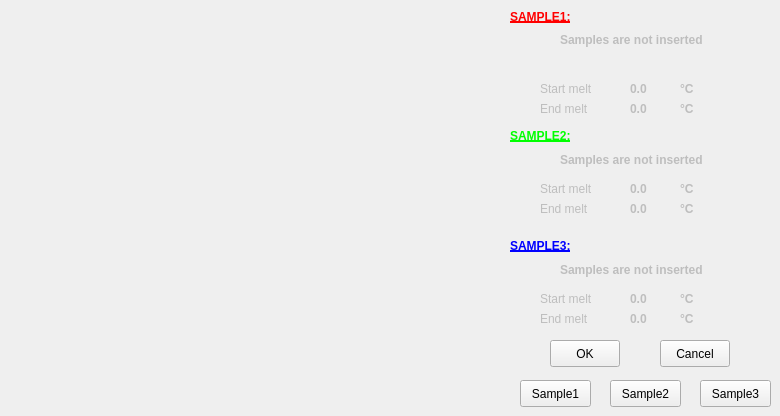
    <widget class="QWidget" name="tab_12">
     <attribute name="title">
      <string>Graph</string>
     </attribute>
     <widget class="QCustomPlot" name="customPlot" native="true">
      <property name="geometry">
       <rect>
        <x>10</x>
        <y>10</y>
        <width>481</width>
        <height>391</height>
       </rect>
      </property>
     </widget>
     <widget class="QLabel" name="sample1_label2">
      <property name="enabled">
       <bool>false</bool>
      </property>
      <property name="geometry">
       <rect>
        <x>630</x>
        <y>80</y>
        <width>41</width>
        <height>17</height>
       </rect>
      </property>
      <property name="font">
       <font>
        <weight>75</weight>
        <bold>true</bold>
       </font>
      </property>
      <property name="layoutDirection">
       <enum>Qt::LeftToRight</enum>
      </property>
      <property name="text">
       <string>0.0</string>
      </property>
     </widget>
     <widget class="QLabel" name="sample1_label5">
      <property name="enabled">
       <bool>false</bool>
      </property>
      <property name="geometry">
       <rect>
        <x>630</x>
        <y>100</y>
        <width>41</width>
        <height>17</height>
       </rect>
      </property>
      <property name="font">
       <font>
        <weight>75</weight>
        <bold>true</bold>
       </font>
      </property>
      <property name="text">
       <string>0.0</string>
      </property>
     </widget>
     <widget class="QLabel" name="sample3_label2">
      <property name="enabled">
       <bool>false</bool>
      </property>
      <property name="geometry">
       <rect>
        <x>630</x>
        <y>290</y>
        <width>41</width>
        <height>17</height>
       </rect>
      </property>
      <property name="font">
       <font>
        <weight>75</weight>
        <bold>true</bold>
       </font>
      </property>
      <property name="text">
       <string>0.0</string>
      </property>
     </widget>
     <widget class="QLabel" name="sample3_label5">
      <property name="enabled">
       <bool>false</bool>
      </property>
      <property name="geometry">
       <rect>
        <x>630</x>
        <y>310</y>
        <width>41</width>
        <height>17</height>
       </rect>
      </property>
      <property name="font">
       <font>
        <weight>75</weight>
        <bold>true</bold>
       </font>
      </property>
      <property name="text">
       <string>0.0</string>
      </property>
     </widget>
     <widget class="QLabel" name="label_38">
      <property name="enabled">
       <bool>false</bool>
      </property>
      <property name="geometry">
       <rect>
        <x>510</x>
        <y>6</y>
        <width>91</width>
        <height>21</height>
       </rect>
      </property>
      <property name="font">
       <font>
        <weight>75</weight>
        <bold>true</bold>
        <underline>true</underline>
       </font>
      </property>
      <property name="autoFillBackground">
       <bool>false</bool>
      </property>
      <property name="styleSheet">
       <string notr="true">color: rgb(255, 0, 0);</string>
      </property>
      <property name="text">
       <string>SAMPLE1:</string>
      </property>
     </widget>
     <widget class="QLabel" name="label_40">
      <property name="enabled">
       <bool>false</bool>
      </property>
      <property name="geometry">
       <rect>
        <x>510</x>
        <y>120</y>
        <width>91</width>
        <height>31</height>
       </rect>
      </property>
      <property name="font">
       <font>
        <weight>75</weight>
        <bold>true</bold>
        <underline>true</underline>
       </font>
      </property>
      <property name="autoFillBackground">
       <bool>false</bool>
      </property>
      <property name="styleSheet">
       <string notr="true">color: rgb(0, 255, 0);</string>
      </property>
      <property name="text">
       <string>SAMPLE2:</string>
      </property>
     </widget>
     <widget class="QLabel" name="label_41">
      <property name="enabled">
       <bool>false</bool>
      </property>
      <property name="geometry">
       <rect>
        <x>510</x>
        <y>230</y>
        <width>91</width>
        <height>31</height>
       </rect>
      </property>
      <property name="font">
       <font>
        <weight>75</weight>
        <bold>true</bold>
        <underline>true</underline>
       </font>
      </property>
      <property name="autoFillBackground">
       <bool>false</bool>
      </property>
      <property name="styleSheet">
       <string notr="true">color: rgb(0, 0, 255);</string>
      </property>
      <property name="text">
       <string>SAMPLE3:</string>
      </property>
     </widget>
     <widget class="QLabel" name="sample3_label1">
      <property name="enabled">
       <bool>false</bool>
      </property>
      <property name="geometry">
       <rect>
        <x>540</x>
        <y>290</y>
        <width>66</width>
        <height>17</height>
       </rect>
      </property>
      <property name="text">
       <string>Start melt</string>
      </property>
     </widget>
     <widget class="QLabel" name="sample3_label4">
      <property name="enabled">
       <bool>false</bool>
      </property>
      <property name="geometry">
       <rect>
        <x>540</x>
        <y>310</y>
        <width>66</width>
        <height>17</height>
       </rect>
      </property>
      <property name="text">
       <string>End melt</string>
      </property>
     </widget>
     <widget class="QLabel" name="sample1_label1">
      <property name="enabled">
       <bool>false</bool>
      </property>
      <property name="geometry">
       <rect>
        <x>540</x>
        <y>80</y>
        <width>71</width>
        <height>17</height>
       </rect>
      </property>
      <property name="text">
       <string>Start melt</string>
      </property>
     </widget>
     <widget class="QLabel" name="sample1_label4">
      <property name="enabled">
       <bool>false</bool>
      </property>
      <property name="geometry">
       <rect>
        <x>540</x>
        <y>100</y>
        <width>66</width>
        <height>17</height>
       </rect>
      </property>
      <property name="text">
       <string>End melt</string>
      </property>
     </widget>
     <widget class="QLabel" name="sample2_label1">
      <property name="enabled">
       <bool>false</bool>
      </property>
      <property name="geometry">
       <rect>
        <x>540</x>
        <y>180</y>
        <width>66</width>
        <height>17</height>
       </rect>
      </property>
      <property name="text">
       <string>Start melt</string>
      </property>
     </widget>
     <widget class="QLabel" name="sample2_label5">
      <property name="enabled">
       <bool>false</bool>
      </property>
      <property name="geometry">
       <rect>
        <x>630</x>
        <y>200</y>
        <width>41</width>
        <height>17</height>
       </rect>
      </property>
      <property name="font">
       <font>
        <weight>75</weight>
        <bold>true</bold>
       </font>
      </property>
      <property name="text">
       <string>0.0</string>
      </property>
     </widget>
     <widget class="QLabel" name="sample2_label4">
      <property name="enabled">
       <bool>false</bool>
      </property>
      <property name="geometry">
       <rect>
        <x>540</x>
        <y>200</y>
        <width>66</width>
        <height>17</height>
       </rect>
      </property>
      <property name="text">
       <string>End melt</string>
      </property>
     </widget>
     <widget class="QLabel" name="sample2_label2">
      <property name="enabled">
       <bool>false</bool>
      </property>
      <property name="geometry">
       <rect>
        <x>630</x>
        <y>180</y>
        <width>41</width>
        <height>17</height>
       </rect>
      </property>
      <property name="font">
       <font>
        <weight>75</weight>
        <bold>true</bold>
       </font>
      </property>
      <property name="text">
       <string>0.0</string>
      </property>
     </widget>
     <widget class="QLabel" name="sample1_label3">
      <property name="enabled">
       <bool>false</bool>
      </property>
      <property name="geometry">
       <rect>
        <x>680</x>
        <y>80</y>
        <width>31</width>
        <height>17</height>
       </rect>
      </property>
      <property name="font">
       <font>
        <weight>75</weight>
        <bold>true</bold>
       </font>
      </property>
      <property name="text">
       <string>°C</string>
      </property>
     </widget>
     <widget class="QLabel" name="sample1_label6">
      <property name="enabled">
       <bool>false</bool>
      </property>
      <property name="geometry">
       <rect>
        <x>680</x>
        <y>100</y>
        <width>31</width>
        <height>17</height>
       </rect>
      </property>
      <property name="font">
       <font>
        <weight>75</weight>
        <bold>true</bold>
       </font>
      </property>
      <property name="text">
       <string>°C</string>
      </property>
     </widget>
     <widget class="QLabel" name="sample2_label3">
      <property name="enabled">
       <bool>false</bool>
      </property>
      <property name="geometry">
       <rect>
        <x>680</x>
        <y>180</y>
        <width>31</width>
        <height>17</height>
       </rect>
      </property>
      <property name="font">
       <font>
        <weight>75</weight>
        <bold>true</bold>
       </font>
      </property>
      <property name="text">
       <string>°C</string>
      </property>
     </widget>
     <widget class="QLabel" name="sample2_label6">
      <property name="enabled">
       <bool>false</bool>
      </property>
      <property name="geometry">
       <rect>
        <x>680</x>
        <y>200</y>
        <width>31</width>
        <height>17</height>
       </rect>
      </property>
      <property name="font">
       <font>
        <weight>75</weight>
        <bold>true</bold>
       </font>
      </property>
      <property name="text">
       <string>°C</string>
      </property>
     </widget>
     <widget class="QLabel" name="sample3_label3">
      <property name="enabled">
       <bool>false</bool>
      </property>
      <property name="geometry">
       <rect>
        <x>680</x>
        <y>290</y>
        <width>31</width>
        <height>17</height>
       </rect>
      </property>
      <property name="font">
       <font>
        <weight>75</weight>
        <bold>true</bold>
       </font>
      </property>
      <property name="text">
       <string>°C</string>
      </property>
     </widget>
     <widget class="QLabel" name="sample3_label6">
      <property name="enabled">
       <bool>false</bool>
      </property>
      <property name="geometry">
       <rect>
        <x>680</x>
        <y>310</y>
        <width>31</width>
        <height>17</height>
       </rect>
      </property>
      <property name="font">
       <font>
        <weight>75</weight>
        <bold>true</bold>
       </font>
      </property>
      <property name="text">
       <string>°C</string>
      </property>
     </widget>
     <widget class="QLabel" name="label1_err_message">
      <property name="enabled">
       <bool>false</bool>
      </property>
      <property name="geometry">
       <rect>
        <x>560</x>
        <y>29</y>
        <width>181</width>
        <height>21</height>
       </rect>
      </property>
      <property name="font">
       <font>
        <weight>75</weight>
        <bold>true</bold>
       </font>
      </property>
      <property name="text">
       <string>Samples are not inserted</string>
      </property>
     </widget>
     <widget class="QLabel" name="label2_err_message">
      <property name="enabled">
       <bool>false</bool>
      </property>
      <property name="geometry">
       <rect>
        <x>560</x>
        <y>149</y>
        <width>181</width>
        <height>21</height>
       </rect>
      </property>
      <property name="font">
       <font>
        <weight>75</weight>
        <bold>true</bold>
       </font>
      </property>
      <property name="text">
       <string>Samples are not inserted</string>
      </property>
     </widget>
     <widget class="QLabel" name="label3_err_message">
      <property name="enabled">
       <bool>false</bool>
      </property>
      <property name="geometry">
       <rect>
        <x>560</x>
        <y>259</y>
        <width>181</width>
        <height>21</height>
       </rect>
      </property>
      <property name="font">
       <font>
        <weight>75</weight>
        <bold>true</bold>
       </font>
      </property>
      <property name="text">
       <string>Samples are not inserted</string>
      </property>
     </widget>
     <widget class="QPushButton" name="pushButton_74">
      <property name="geometry">
       <rect>
        <x>550</x>
        <y>340</y>
        <width>70</width>
        <height>27</height>
       </rect>
      </property>
      <property name="text">
       <string>OK</string>
      </property>
     </widget>
     <widget class="QPushButton" name="pushButton_75">
      <property name="geometry">
       <rect>
        <x>660</x>
        <y>340</y>
        <width>70</width>
        <height>27</height>
       </rect>
      </property>
      <property name="text">
       <string>Cancel</string>
      </property>
     </widget>
     <widget class="QLabel" name="sample1_label1_2">
      <property name="enabled">
       <bool>false</bool>
      </property>
      <property name="geometry">
       <rect>
        <x>590</x>
        <y>60</y>
        <width>71</width>
        <height>17</height>
       </rect>
      </property>
      <property name="text">
       <string/>
      </property>
     </widget>
     <widget class="QPushButton" name="pushButton_83">
      <property name="geometry">
       <rect>
        <x>520</x>
        <y>380</y>
        <width>71</width>
        <height>27</height>
       </rect>
      </property>
      <property name="text">
       <string>Sample1</string>
      </property>
     </widget>
     <widget class="QPushButton" name="pushButton_84">
      <property name="geometry">
       <rect>
        <x>610</x>
        <y>380</y>
        <width>71</width>
        <height>27</height>
       </rect>
      </property>
      <property name="text">
       <string>Sample2</string>
      </property>
     </widget>
     <widget class="QPushButton" name="pushButton_85">
      <property name="geometry">
       <rect>
        <x>700</x>
        <y>380</y>
        <width>71</width>
        <height>27</height>
       </rect>
      </property>
      <property name="text">
       <string>Sample3</string>
      </property>
     </widget>
    </widget>
